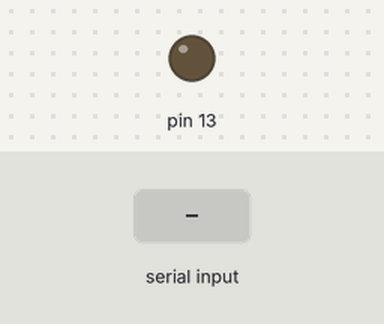
Bench run of a sketch on a simulated Arduino Uno, built with avr-gcc and run on an emulated ATmega328P. On the bench: output pins drawn as LEDs (lit = HIGH). The inputs (shaded band) are chosen by the test bench.

Above: at 1.2 s.
1.3 s: "a" received over Serial
At 2.3 s:
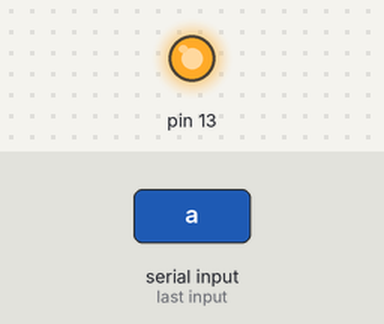
Timing chart, 0 to 4.8 s (numbered marks = the images above; inputs shaded):
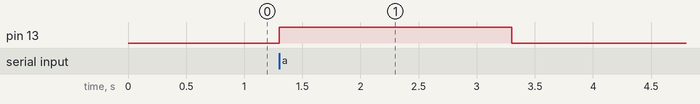

Measured:
- after the input at 1.3 s, pin 13: LOW → HIGH at once, → LOW 2.0 s later

The sketch:

arduino_read_serial_character.ino
```cpp
void setup() {
  Serial.begin(115200);
  pinMode(13, OUTPUT);
}

void loop() {
  if (Serial.available() > 0) {

    byte readCharacter = Serial.read();

    while (Serial.available() > 0) {
      Serial.read();
    }

    if (readCharacter == 'a') {

      digitalWrite(13, HIGH);
      delay(2000);
      digitalWrite(13, LOW);
    }
  }
}
```
